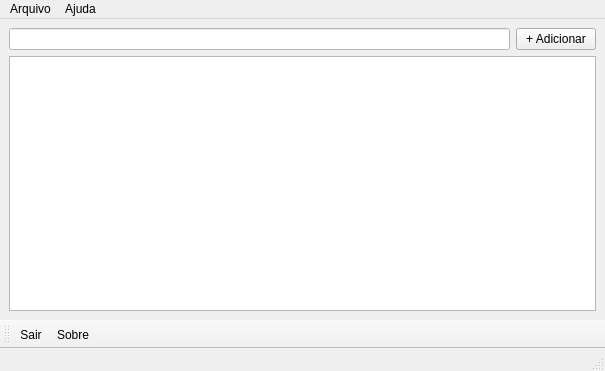
<?xml version="1.0" encoding="UTF-8"?>
<ui version="4.0">
 <class>MyTodo</class>
 <widget class="QMainWindow" name="MyTodo">
  <property name="geometry">
   <rect>
    <x>0</x>
    <y>0</y>
    <width>605</width>
    <height>371</height>
   </rect>
  </property>
  <property name="windowTitle">
   <string>MyTodo - Qt Moderno CPP</string>
  </property>
  <property name="windowIcon">
   <iconset resource="assets.qrc">
    <normaloff>:/img/mytodo.png</normaloff>:/img/mytodo.png</iconset>
  </property>
  <widget class="QWidget" name="centralwidget">
   <layout class="QGridLayout" name="gridLayout">
    <item row="0" column="0">
     <layout class="QHBoxLayout" name="horizontalLayout">
      <item>
       <widget class="QLineEdit" name="lineEdit">
        <property name="styleSheet">
         <string notr="true">background: #fff;</string>
        </property>
       </widget>
      </item>
      <item>
       <widget class="QPushButton" name="pushButton">
        <property name="text">
         <string>+ Adicionar</string>
        </property>
       </widget>
      </item>
     </layout>
    </item>
    <item row="1" column="0">
     <widget class="QTableWidget" name="tableWidget"/>
    </item>
   </layout>
  </widget>
  <widget class="QMenuBar" name="menubar">
   <property name="geometry">
    <rect>
     <x>0</x>
     <y>0</y>
     <width>605</width>
     <height>22</height>
    </rect>
   </property>
   <widget class="QMenu" name="menuArquivo">
    <property name="title">
     <string>Arquivo</string>
    </property>
    <addaction name="actionSair"/>
   </widget>
   <widget class="QMenu" name="menuAjuda">
    <property name="title">
     <string>Ajuda</string>
    </property>
    <addaction name="actionSobre"/>
   </widget>
   <addaction name="menuArquivo"/>
   <addaction name="menuAjuda"/>
  </widget>
  <widget class="QStatusBar" name="statusbar"/>
  <widget class="QToolBar" name="toolBar">
   <property name="windowTitle">
    <string>toolBar</string>
   </property>
   <attribute name="toolBarArea">
    <enum>BottomToolBarArea</enum>
   </attribute>
   <attribute name="toolBarBreak">
    <bool>false</bool>
   </attribute>
   <addaction name="actionSair"/>
   <addaction name="actionSobre"/>
  </widget>
  <action name="actionSobre">
   <property name="icon">
    <iconset resource="assets.qrc">
     <normaloff>:/img/about.png</normaloff>:/img/about.png</iconset>
   </property>
   <property name="text">
    <string>Sobre</string>
   </property>
  </action>
  <action name="actionSair">
   <property name="icon">
    <iconset resource="assets.qrc">
     <normaloff>:/img/close.png</normaloff>:/img/close.png</iconset>
   </property>
   <property name="text">
    <string>Sair</string>
   </property>
  </action>
 </widget>
 <resources>
  <include location="assets.qrc"/>
 </resources>
 <connections/>
</ui>
